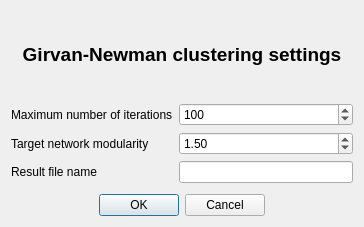
<?xml version="1.0" encoding="UTF-8"?>
<ui version="4.0">
 <class>GirvanNewmanDialog</class>
 <widget class="QDialog" name="GirvanNewmanDialog">
  <property name="geometry">
   <rect>
    <x>0</x>
    <y>0</y>
    <width>364</width>
    <height>227</height>
   </rect>
  </property>
  <property name="windowTitle">
   <string>Dialog</string>
  </property>
  <layout class="QVBoxLayout" name="verticalLayout">
   <item>
    <widget class="QLabel" name="label">
     <property name="font">
      <font>
       <pointsize>14</pointsize>
       <weight>75</weight>
       <bold>true</bold>
      </font>
     </property>
     <property name="text">
      <string>Girvan-Newman clustering settings</string>
     </property>
     <property name="textFormat">
      <enum>Qt::AutoText</enum>
     </property>
     <property name="scaledContents">
      <bool>false</bool>
     </property>
     <property name="alignment">
      <set>Qt::AlignCenter</set>
     </property>
    </widget>
   </item>
   <item>
    <layout class="QFormLayout" name="formLayout">
     <item row="0" column="0">
      <widget class="QLabel" name="label_2">
       <property name="text">
        <string>Maximum number of iterations</string>
       </property>
      </widget>
     </item>
     <item row="1" column="0">
      <widget class="QLabel" name="label_3">
       <property name="text">
        <string>Target network modularity</string>
       </property>
      </widget>
     </item>
     <item row="0" column="1">
      <widget class="QSpinBox" name="tbIterations">
       <property name="minimum">
        <number>1</number>
       </property>
       <property name="maximum">
        <number>9999</number>
       </property>
       <property name="value">
        <number>100</number>
       </property>
      </widget>
     </item>
     <item row="1" column="1">
      <widget class="QDoubleSpinBox" name="tbModularity">
       <property name="maximum">
        <double>2.000000000000000</double>
       </property>
       <property name="singleStep">
        <double>0.100000000000000</double>
       </property>
       <property name="value">
        <double>1.500000000000000</double>
       </property>
      </widget>
     </item>
     <item row="2" column="1">
      <widget class="QLineEdit" name="tbFileName"/>
     </item>
     <item row="2" column="0">
      <widget class="QLabel" name="label_4">
       <property name="text">
        <string>Result file name</string>
       </property>
      </widget>
     </item>
    </layout>
   </item>
   <item>
    <widget class="QDialogButtonBox" name="buttonBox">
     <property name="orientation">
      <enum>Qt::Horizontal</enum>
     </property>
     <property name="standardButtons">
      <set>QDialogButtonBox::Cancel|QDialogButtonBox::Ok</set>
     </property>
     <property name="centerButtons">
      <bool>true</bool>
     </property>
    </widget>
   </item>
  </layout>
 </widget>
 <resources/>
 <connections>
  <connection>
   <sender>buttonBox</sender>
   <signal>accepted()</signal>
   <receiver>GirvanNewmanDialog</receiver>
   <slot>accept()</slot>
   <hints>
    <hint type="sourcelabel">
     <x>248</x>
     <y>254</y>
    </hint>
    <hint type="destinationlabel">
     <x>157</x>
     <y>274</y>
    </hint>
   </hints>
  </connection>
  <connection>
   <sender>buttonBox</sender>
   <signal>rejected()</signal>
   <receiver>GirvanNewmanDialog</receiver>
   <slot>reject()</slot>
   <hints>
    <hint type="sourcelabel">
     <x>316</x>
     <y>260</y>
    </hint>
    <hint type="destinationlabel">
     <x>286</x>
     <y>274</y>
    </hint>
   </hints>
  </connection>
 </connections>
</ui>
